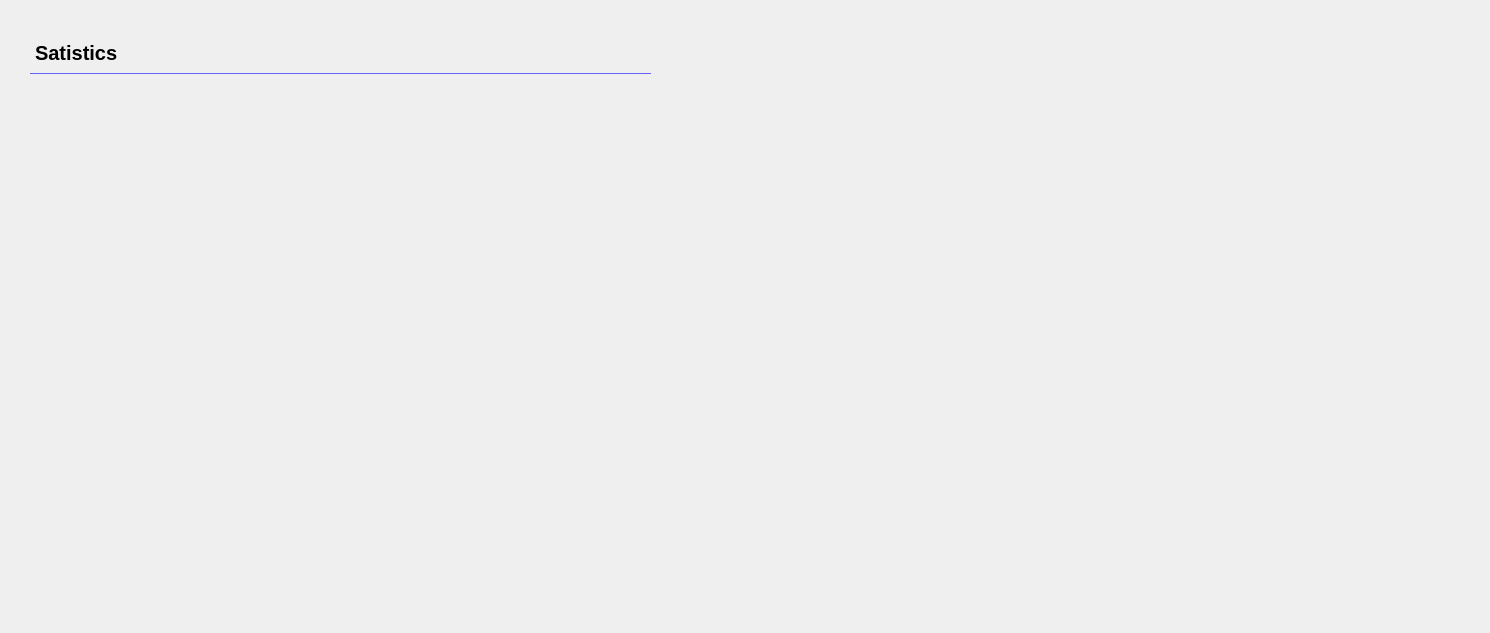
     <widget class="QWidget" name="employee_tab2">
      <attribute name="title">
       <string>Satistics</string>
      </attribute>
      <widget class="QWidget" name="employee_statistic2" native="true">
       <property name="geometry">
        <rect>
         <x>680</x>
         <y>33</y>
         <width>801</width>
         <height>591</height>
        </rect>
       </property>
       <property name="sizeIncrement">
        <size>
         <width>1200</width>
         <height>1200</height>
        </size>
       </property>
       <property name="styleSheet">
        <string notr="true">border-radius:12px;</string>
       </property>
       <widget class="QFrame" name="piechart_employee">
        <property name="geometry">
         <rect>
          <x>70</x>
          <y>70</y>
          <width>581</width>
          <height>481</height>
         </rect>
        </property>
        <property name="frameShape">
         <enum>QFrame::StyledPanel</enum>
        </property>
        <property name="frameShadow">
         <enum>QFrame::Raised</enum>
        </property>
       </widget>
      </widget>
      <widget class="QWidget" name="employee_statistic1" native="true">
       <property name="geometry">
        <rect>
         <x>30</x>
         <y>33</y>
         <width>621</width>
         <height>591</height>
        </rect>
       </property>
       <property name="sizeIncrement">
        <size>
         <width>1200</width>
         <height>1200</height>
        </size>
       </property>
       <property name="styleSheet">
        <string notr="true">border-radius:12px;</string>
       </property>
       <widget class="QLabel" name="label_31">
        <property name="geometry">
         <rect>
          <x>0</x>
          <y>0</y>
          <width>621</width>
          <height>41</height>
         </rect>
        </property>
        <property name="styleSheet">
         <string notr="true">background:transparent;
border-radius:0px;
font-size:20px;
font-weight:700;
border-bottom:1px solid #6563FF;</string>
        </property>
        <property name="text">
         <string>Satistics</string>
        </property>
       </widget>
       <widget class="QFrame" name="chart_employee">
        <property name="geometry">
         <rect>
          <x>40</x>
          <y>70</y>
          <width>481</width>
          <height>481</height>
         </rect>
        </property>
        <property name="frameShape">
         <enum>QFrame::StyledPanel</enum>
        </property>
        <property name="frameShadow">
         <enum>QFrame::Raised</enum>
        </property>
       </widget>
      </widget>
     </widget>
